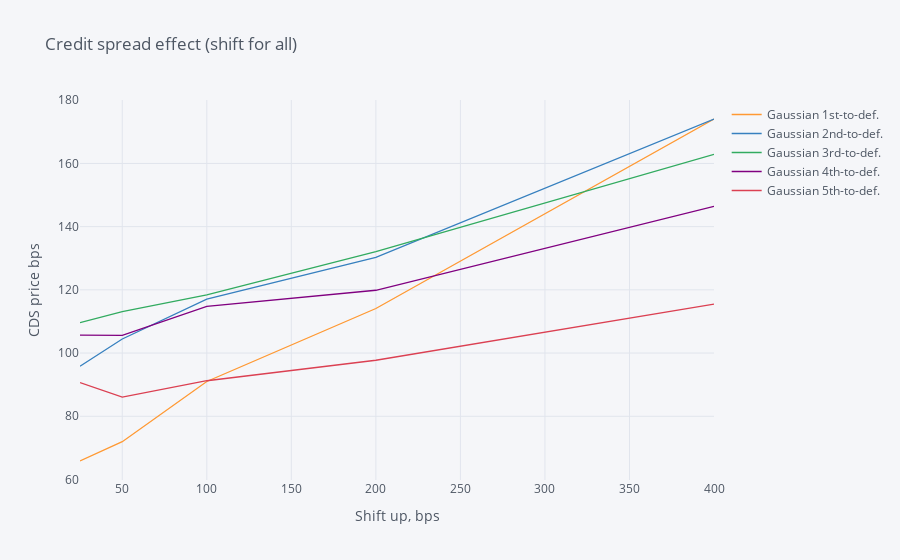

This figure's notebook cell:
### Code cell
spreads.loc[:,:'Gaussian 5th-to-def.'].iplot(title='Credit spread effect (shift for all)', xTitle='Shift up, bps', yTitle='CDS price bps')

### Figure 1 — Plotly figure (JSON) as saved in the notebook; plotly's stock layout.template omitted (floating-point values rounded to 4 significant figures)
{"data": [{"line": {"color": "rgba(255, 153, 51, 1.0)", "dash": "solid", "shape": "linear", "width": 1.3}, "mode": "lines", "name": "Gaussian 1st-to-def.", "text": "", "type": "scatter", "x": [25, 50, 100, 200, 400], "y": [65.84, 71.95, 91.0, 114.1, 174.1]}, {"line": {"color": "rgba(55, 128, 191, 1.0)", "dash": "solid", "shape": "linear", "width": 1.3}, "mode": "lines", "name": "Gaussian 2nd-to-def.", "text": "", "type": "scatter", "x": [25, 50, 100, 200, 400], "y": [95.83, 104.4, 117.0, 130.3, 174.1]}, {"line": {"color": "rgba(50, 171, 96, 1.0)", "dash": "solid", "shape": "linear", "width": 1.3}, "mode": "lines", "name": "Gaussian 3rd-to-def.", "text": "", "type": "scatter", "x": [25, 50, 100, 200, 400], "y": [109.6, 113.1, 118.4, 132.1, 162.9]}, {"line": {"color": "rgba(128, 0, 128, 1.0)", "dash": "solid", "shape": "linear", "width": 1.3}, "mode": "lines", "name": "Gaussian 4th-to-def.", "text": "", "type": "scatter", "x": [25, 50, 100, 200, 400], "y": [105.7, 105.6, 114.8, 119.9, 146.4]}, {"line": {"color": "rgba(219, 64, 82, 1.0)", "dash": "solid", "shape": "linear", "width": 1.3}, "mode": "lines", "name": "Gaussian 5th-to-def.", "text": "", "type": "scatter", "x": [25, 50, 100, 200, 400], "y": [90.64, 86.08, 91.24, 97.72, 115.5]}], "layout": {"legend": {"bgcolor": "#F5F6F9", "font": {"color": "#4D5663"}}, "paper_bgcolor": "#F5F6F9", "plot_bgcolor": "#F5F6F9", "title": {"font": {"color": "#4D5663"}, "text": "Credit spread effect (shift for all)"}, "xaxis": {"gridcolor": "#E1E5ED", "showgrid": true, "tickfont": {"color": "#4D5663"}, "title": {"font": {"color": "#4D5663"}, "text": "Shift up, bps"}, "zerolinecolor": "#E1E5ED"}, "yaxis": {"gridcolor": "#E1E5ED", "showgrid": true, "tickfont": {"color": "#4D5663"}, "title": {"font": {"color": "#4D5663"}, "text": "CDS price bps"}, "zerolinecolor": "#E1E5ED"}}}
